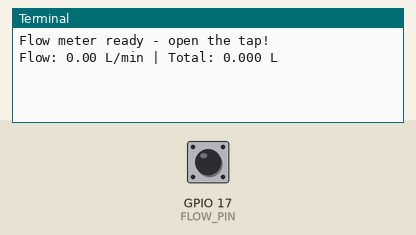
Bench run of a program on a simulated Raspberry Pi (BCM pin numbers). On the bench: the last lines printed to the terminal. Inputs (shaded band) come from the test bench; at power-on: GPIO 17 (FLOW_PIN) HIGH.

Above: at 1.2 s.
1.3 s: GPIO 17 (FLOW_PIN) pulled LOW for 0.15 s
At 2.6 s:
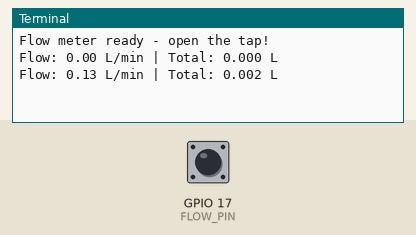
2.9 s: GPIO 17 (FLOW_PIN) pulled LOW for 1 s
At 3.4 s:
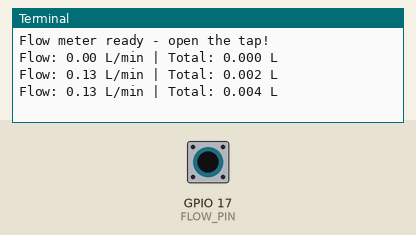
5.4 s: GPIO 17 (FLOW_PIN) pulled LOW for 0.15 s
At 6.8 s:
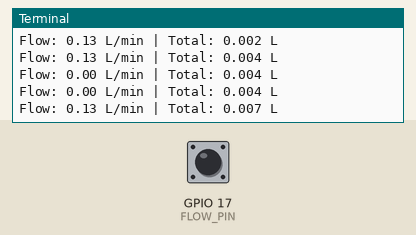
Timing chart, 0 to 8.4 s (numbered marks = the images above; inputs shaded):
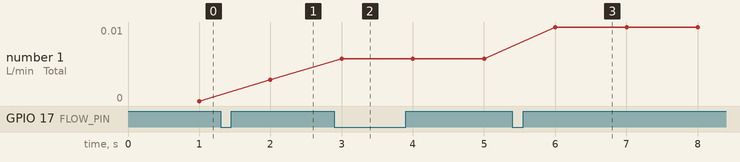

The program:

example.py
```python
# Raspberry Pi Python example using RPi.GPIO event detection on GPIO17 to count pulses and report flow rate and accumulated liters once per second, with cleanup on KeyboardInterrupt.
#
# Buy this module: https://shillehtek.com/products/water-flow-sensor-g1-2-1-30l-min
# Full manual: https://shillehtek.com/blogs/shillehtek-product-manuals/water-flow-sensor-g1-2-1-30l-min-manual
# More examples: https://github.com/shillehbean/shillehtek-examples
#

#!/usr/bin/env python3
# ZJ-S201 Water Flow Sensor - Raspberry Pi Example
# Yellow->GPIO17, Red->5V, Black->GND

import RPi.GPIO as GPIO
import time

FLOW_PIN = 17
PULSES_PER_LMIN = 7.5

pulses = 0
def on_pulse(channel):
    global pulses
    pulses += 1

GPIO.setmode(GPIO.BCM)
GPIO.setup(FLOW_PIN, GPIO.IN, pull_up_down=GPIO.PUD_UP)
GPIO.add_event_detect(FLOW_PIN, GPIO.FALLING, callback=on_pulse)

total_liters = 0.0
print("Flow meter ready - open the tap!")
try:
    while True:
        pulses = 0
        time.sleep(1)
        lmin = pulses / PULSES_PER_LMIN
        total_liters += lmin / 60
        print(f"Flow: {lmin:.2f} L/min | Total: {total_liters:.3f} L")
except KeyboardInterrupt:
    GPIO.cleanup()
    print("Stopped by user")
```

Measured:
- after the input at 1.3 s, the terminal: prints a new line after 0.70 s (image 1)
- after the input at 2.9 s, the terminal: prints a new line after 0.10 s (image 2)
- after the input at 5.4 s, the terminal: prints a new line after 0.60 s (image 3)
- plotted number 1: 0 → 0 after the input at 1.3 s, 0 → 0 after the input at 2.9 s, 0 → 0.01 after the input at 5.4 s
